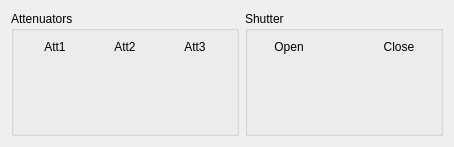
<?xml version="1.0" encoding="UTF-8"?>
<ui version="4.0">
 <class>PGAAShutters</class>
 <widget class="QWidget" name="PGAAShutters">
  <property name="geometry">
   <rect>
    <x>0</x>
    <y>0</y>
    <width>454</width>
    <height>140</height>
   </rect>
  </property>
  <property name="windowTitle">
   <string>Form</string>
  </property>
  <layout class="QGridLayout" name="gridLayout_3">
   <item row="0" column="0">
    <widget class="QGroupBox" name="groupBox">
     <property name="title">
      <string>Attenuators</string>
     </property>
     <layout class="QGridLayout" name="gridLayout">
      <item row="0" column="0">
       <widget class="QLabel" name="label">
        <property name="text">
         <string>Att1</string>
        </property>
        <property name="alignment">
         <set>Qt::AlignCenter</set>
        </property>
       </widget>
      </item>
      <item row="0" column="1">
       <widget class="QLabel" name="label_2">
        <property name="text">
         <string>Att2</string>
        </property>
        <property name="alignment">
         <set>Qt::AlignCenter</set>
        </property>
       </widget>
      </item>
      <item row="0" column="2">
       <widget class="QLabel" name="label_3">
        <property name="text">
         <string>Att3</string>
        </property>
        <property name="alignment">
         <set>Qt::AlignCenter</set>
        </property>
       </widget>
      </item>
      <item row="1" column="0">
       <widget class="PushButton" name="attenuator1">
        <property name="minimumSize">
         <size>
          <width>64</width>
          <height>64</height>
         </size>
        </property>
        <property name="alignment">
         <set>Qt::AlignCenter</set>
        </property>
        <property name="dev" stdset="0">
         <string>att1</string>
        </property>
        <property name="ledColor" stdset="0">
         <string>blue</string>
        </property>
        <property name="ledStatus" stdset="0">
         <bool>false</bool>
        </property>
	<property name="stateActive" stdset="0">
	 <string>in</string>
        </property>
        <property name="stateInactive" stdset="0">
         <string>out</string>
        </property>
       </widget>
      </item>
      <item row="1" column="1">
       <widget class="PushButton" name="attenuator2">
        <property name="minimumSize">
         <size>
          <width>64</width>
          <height>64</height>
         </size>
        </property>
        <property name="alignment">
         <set>Qt::AlignCenter</set>
        </property>
        <property name="dev" stdset="0">
         <string>att2</string>
        </property>
        <property name="ledColor" stdset="0">
         <string>blue</string>
        </property>
        <property name="ledStatus" stdset="0">
         <bool>false</bool>
        </property>
	<property name="stateActive" stdset="0">
	 <string>in</string>
        </property>
        <property name="stateInactive" stdset="0">
         <string>out</string>
        </property>
       </widget>
      </item>
      <item row="1" column="2">
       <widget class="PushButton" name="attenuator3">
        <property name="minimumSize">
         <size>
          <width>64</width>
          <height>64</height>
         </size>
        </property>
        <property name="alignment">
         <set>Qt::AlignCenter</set>
        </property>
        <property name="dev" stdset="0">
         <string>att3</string>
        </property>
        <property name="ledColor" stdset="0">
         <string>blue</string>
        </property>
        <property name="ledStatus" stdset="0">
         <bool>false</bool>
        </property>
	<property name="stateActive" stdset="0">
	 <string>in</string>
        </property>
        <property name="stateInactive" stdset="0">
         <string>out</string>
        </property>
       </widget>
      </item>
     </layout>
    </widget>
   </item>
   <item row="0" column="1">
    <widget class="QGroupBox" name="groupBox_2">
     <property name="title">
      <string>Shutter</string>
     </property>
     <layout class="QGridLayout" name="gridLayout_2">
      <item row="1" column="0">
       <widget class="SinglePushButton" name="shutterOpen">
        <property name="minimumSize">
         <size>
          <width>64</width>
          <height>64</height>
         </size>
        </property>
        <property name="alignment">
         <set>Qt::AlignCenter</set>
        </property>
        <property name="dev" stdset="0">
         <string>shutter</string>
        </property>
        <property name="ledColor" stdset="0">
         <string>red</string>
        </property>
        <property name="ledInverted" stdset="0">
         <bool>true</bool>
        </property>
        <property name="ledStatus" stdset="0">
         <bool>false</bool>
        </property>
	<property name="stateActive" stdset="0">
	 <string>closed</string>
        </property>
        <property name="stateInactive" stdset="0">
         <string>open</string>
        </property>
        <property name="toState" stdset="0">
         <string>open</string>
        </property>
       </widget>
      </item>
      <item row="0" column="2">
       <widget class="QLabel" name="label_5">
        <property name="text">
         <string>Close</string>
        </property>
        <property name="alignment">
         <set>Qt::AlignCenter</set>
        </property>
       </widget>
      </item>
      <item row="0" column="0">
       <widget class="QLabel" name="label_4">
        <property name="text">
         <string>Open</string>
        </property>
        <property name="alignment">
         <set>Qt::AlignCenter</set>
        </property>
       </widget>
      </item>
      <item row="1" column="1">
       <spacer name="horizontalSpacer_2">
        <property name="orientation">
         <enum>Qt::Horizontal</enum>
        </property>
        <property name="sizeHint" stdset="0">
         <size>
          <width>40</width>
          <height>20</height>
         </size>
        </property>
       </spacer>
      </item>
      <item row="1" column="2">
       <widget class="SinglePushButton" name="shutterClose">
        <property name="minimumSize">
         <size>
          <width>64</width>
          <height>64</height>
         </size>
        </property>
        <property name="alignment">
         <set>Qt::AlignCenter</set>
        </property>
        <property name="dev" stdset="0">
         <string>shutter</string>
        </property>
        <property name="goal" stdset="0">
         <string/>
        </property>
        <property name="ledColor" stdset="0">
         <string>green</string>
        </property>
        <property name="ledInverted" stdset="0">
         <bool>true</bool>
        </property>
        <property name="ledStatus" stdset="0">
         <bool>false</bool>
        </property>
	<property name="stateActive" stdset="0">
	 <string>open</string>
        </property>
        <property name="stateInactive" stdset="0">
         <string>closed</string>
        </property>
        <property name="toState" stdset="0">
         <string>closed</string>
        </property>
       </widget>
      </item>
     </layout>
    </widget>
   </item>
  </layout>
 </widget>
 <customwidgets>
  <customwidget>
   <class>ValueLed</class>
   <extends>QLabel</extends>
   <header>nicos.guisupport.led</header>
  </customwidget>
  <customwidget>
   <class>ClickableOutputLed</class>
   <extends>ValueLed</extends>
   <header>nicos.guisupport.button</header>
  </customwidget>
  <customwidget>
   <class>PushButton</class>
   <extends>ClickableOutputLed</extends>
   <header>nicos.guisupport.button</header>
  </customwidget>
  <customwidget>
   <class>SinglePushButton</class>
   <extends>PushButton</extends>
   <header>nicos.guisupport.button</header>
  </customwidget>
 </customwidgets>
 <resources/>
 <connections/>
</ui>
